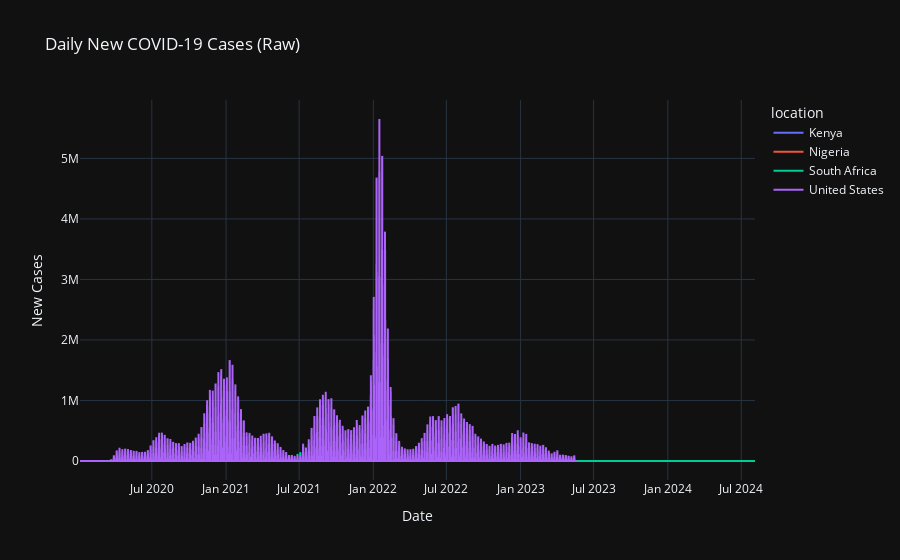

Here is the notebook cell this chart was saved with:
### Code cell
import pandas as pd
import matplotlib.pyplot as plt
import seaborn as sns
import plotly.express as px


data = pd.read_csv('https://raw.githubusercontent.com/owid/covid-19-data/master/public/data/owid-covid-data.csv')
df = pd.DataFrame(data)
# df.columns
# df.head()

# Convert 'date' to datetime
df['date'] = pd.to_datetime(df['date'])

# Specify critical (key) columns
key_column = df[['continent', 'date', 'location', 'total_cases', 'total_deaths', 'new_cases', 'new_deaths', 'total_vaccinations', 'people_vaccinated', 'people_fully_vaccinated', 'total_boosters', 'population', 'population_density', 'median_age', 'aged_65_older', 'aged_70_older', 'gdp_per_capita', 'life_expectancy', 'human_development_index']]

# Specify countries of interest
countries = [ 'Nigeria', 'Kenya', 'South Africa', 'United States']
filtered_df = key_column[key_column['location'].isin(countries)]
# print(filtered_df.head())

# Drop missing dates & critical columns
filtered_clean = filtered_df.dropna(subset=key_column)
filtered_clean = filtered_clean.reset_index(drop=True) # Reset index

#  Handling missing numeric values with interpolate()
filtered_clean = filtered_clean.sort_values(['location', 'date'])
filtered_clean['total_cases'] = filtered_clean.groupby('location')['total_cases'].transform(
      lambda x: x.interpolate(method='linear'))

### Figure 1 — Plotly figure (JSON) as saved in the notebook; plotly's stock layout.template omitted (floating-point values rounded to 4 significant figures; data arrays with more than 128 entries replaced by an {"elided": "..."} marker saying what was removed)
{"data": [{"hovertemplate": "location=Kenya<br>Date=%{x}<br>New Cases=%{y}<extra></extra>", "legendgroup": "Kenya", "line": {"color": "#636efa", "dash": "solid"}, "marker": {"symbol": "circle"}, "mode": "lines", "name": "Kenya", "showlegend": true, "type": "scattergl", "x": {"elided": "1674 str values"}, "xaxis": "x", "y": {"elided": "1674 int values"}, "yaxis": "y"}, {"hovertemplate": "location=Nigeria<br>Date=%{x}<br>New Cases=%{y}<extra></extra>", "legendgroup": "Nigeria", "line": {"color": "#EF553B", "dash": "solid"}, "marker": {"symbol": "circle"}, "mode": "lines", "name": "Nigeria", "showlegend": true, "type": "scattergl", "x": {"elided": "1674 str values"}, "xaxis": "x", "y": {"elided": "1674 int values"}, "yaxis": "y"}, {"hovertemplate": "location=South Africa<br>Date=%{x}<br>New Cases=%{y}<extra></extra>", "legendgroup": "South Africa", "line": {"color": "#00cc96", "dash": "solid"}, "marker": {"symbol": "circle"}, "mode": "lines", "name": "South Africa", "showlegend": true, "type": "scattergl", "x": {"elided": "1674 str values"}, "xaxis": "x", "y": {"elided": "1674 int values"}, "yaxis": "y"}, {"hovertemplate": "location=United States<br>Date=%{x}<br>New Cases=%{y}<extra></extra>", "legendgroup": "United States", "line": {"color": "#ab63fa", "dash": "solid"}, "marker": {"symbol": "circle"}, "mode": "lines", "name": "United States", "showlegend": true, "type": "scattergl", "x": {"elided": "1674 str values"}, "xaxis": "x", "y": {"elided": "1674 int values"}, "yaxis": "y"}], "layout": {"autosize": true, "hovermode": "x unified", "legend": {"title": {"text": "location"}, "tracegroupgap": 0}, "title": {"text": "Daily New COVID-19 Cases (Raw)"}, "xaxis": {"anchor": "y", "autorange": true, "domain": [0, 1], "range": ["2020-01-05", "2024-08-04"], "title": {"text": "Date"}, "type": "date"}, "yaxis": {"anchor": "x", "autorange": true, "domain": [0, 1], "range": [-313900.0, 5965000.0], "title": {"text": "New Cases"}, "type": "linear"}}}
